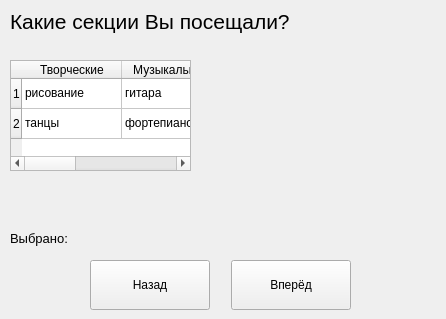
<?xml version="1.0" encoding="UTF-8"?>
<ui version="4.0">
 <class>MainWindow</class>
 <widget class="QMainWindow" name="MainWindow">
  <property name="geometry">
   <rect>
    <x>0</x>
    <y>0</y>
    <width>446</width>
    <height>319</height>
   </rect>
  </property>
  <property name="minimumSize">
   <size>
    <width>446</width>
    <height>319</height>
   </size>
  </property>
  <property name="maximumSize">
   <size>
    <width>446</width>
    <height>319</height>
   </size>
  </property>
  <property name="windowTitle">
   <string>MainWindow</string>
  </property>
  <widget class="QWidget" name="centralwidget">
   <widget class="QLabel" name="label_task">
    <property name="geometry">
     <rect>
      <x>10</x>
      <y>6</y>
      <width>301</width>
      <height>31</height>
     </rect>
    </property>
    <property name="font">
     <font>
      <family>Segoe UI</family>
      <pointsize>16</pointsize>
     </font>
    </property>
    <property name="text">
     <string>Какие секции Вы посещали?</string>
    </property>
   </widget>
   <widget class="QLabel" name="label_img">
    <property name="geometry">
     <rect>
      <x>250</x>
      <y>42</y>
      <width>181</width>
      <height>181</height>
     </rect>
    </property>
    <property name="text">
     <string/>
    </property>
   </widget>
   <widget class="QLabel" name="label_selected">
    <property name="geometry">
     <rect>
      <x>10</x>
      <y>230</y>
      <width>271</width>
      <height>16</height>
     </rect>
    </property>
    <property name="font">
     <font>
      <family>Segoe UI</family>
      <pointsize>10</pointsize>
     </font>
    </property>
    <property name="text">
     <string>Выбрано:</string>
    </property>
   </widget>
   <widget class="QPushButton" name="btn_back">
    <property name="geometry">
     <rect>
      <x>90</x>
      <y>260</y>
      <width>120</width>
      <height>50</height>
     </rect>
    </property>
    <property name="font">
     <font>
      <family>Segoe UI</family>
     </font>
    </property>
    <property name="text">
     <string>Назад</string>
    </property>
   </widget>
   <widget class="QPushButton" name="btn_next">
    <property name="geometry">
     <rect>
      <x>231</x>
      <y>260</y>
      <width>120</width>
      <height>50</height>
     </rect>
    </property>
    <property name="font">
     <font>
      <family>Segoe UI</family>
     </font>
    </property>
    <property name="text">
     <string>Вперёд</string>
    </property>
   </widget>
   <widget class="QTableWidget" name="tableWidget">
    <property name="geometry">
     <rect>
      <x>10</x>
      <y>60</y>
      <width>181</width>
      <height>111</height>
     </rect>
    </property>
    <row>
     <property name="text">
      <string>1</string>
     </property>
    </row>
    <row>
     <property name="text">
      <string>2</string>
     </property>
    </row>
    <column>
     <property name="text">
      <string>Творческие</string>
     </property>
    </column>
    <column>
     <property name="text">
      <string>Музыкальные</string>
     </property>
    </column>
    <column>
     <property name="text">
      <string>Спортивные</string>
     </property>
    </column>
    <item row="0" column="0">
     <property name="text">
      <string>рисование</string>
     </property>
    </item>
    <item row="0" column="1">
     <property name="text">
      <string>гитара</string>
     </property>
    </item>
    <item row="0" column="2">
     <property name="text">
      <string>плавание</string>
     </property>
    </item>
    <item row="1" column="0">
     <property name="text">
      <string>танцы</string>
     </property>
    </item>
    <item row="1" column="1">
     <property name="text">
      <string>фортепиано</string>
     </property>
    </item>
    <item row="1" column="2">
     <property name="text">
      <string>бокс</string>
     </property>
    </item>
   </widget>
  </widget>
 </widget>
 <resources/>
 <connections/>
</ui>
